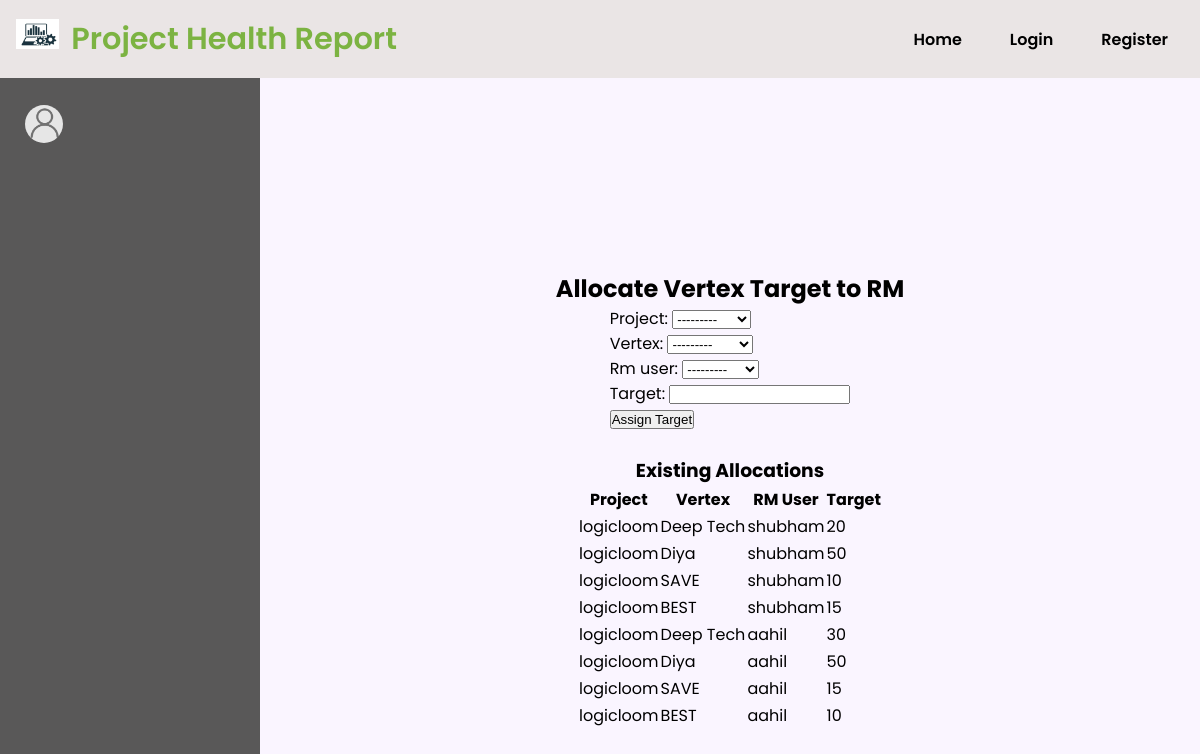
The app's page /allocations/vp-allocates/ with its own data.
### allocation/models.py (models this page shows)
class VpRmAllocation(models.Model):
    project = models.ForeignKey(CreateProject, on_delete=models.CASCADE)
    vertex = models.CharField(max_length=50, choices=VertexAllocation.VERTEX_CHOICES)
    rm_user = models.ForeignKey(settings.AUTH_USER_MODEL, on_delete=models.CASCADE)
    target = models.PositiveIntegerField()
    class Meta:
        unique_together = ('project', 'vertex', 'rm_user')

### projects/models.py (models this page shows)
class CreateProject(models.Model):
    name = models.CharField(max_length=255)
    description = models.TextField(blank=True)
    total_target = models.PositiveIntegerField()
    start_date = models.DateField()
    end_date = models.DateField()
    created_by = models.ForeignKey(settings.AUTH_USER_MODEL, on_delete=models.CASCADE)
    def __str__(self):
        return self.name  # this makes the dropdown show project names

### user_roles/models.py (models this page shows)
class Multiuser(AbstractUser):
    ROLE_CHOICES = [
        ('pmo', 'PMO (Project Management Office)'),
        ('vp', 'VP (Vice President)'),
        ('rm', 'RM (Regional Manager)'),
        ('cm', 'CM (Center Manager)')
    ]
    role = models.CharField(max_length=10, choices=ROLE_CHOICES)
    security_question = models.CharField(max_length=255)
    security_answer = models.CharField(max_length=255)
    def __str__(self):
        return self.username

### allocation/views.py (the view)
# urls.py: path('vp-allocates/', views.vp_allocates_rm, name="n_vp_allocates"),
def vp_allocates_rm(request):
    if request.method == 'POST':
        form = VpRmAllocationForm(request.POST)
        if form.is_valid():
            form.save()
            return redirect('n_vp_allocates')
    else:
        form = VpRmAllocationForm()
    all_allocations  = VpRmAllocation.objects.all()
    has_allocations = all_allocations .exists()
    return render(request, 'vp.html', {
        'vpform': form,
        'region_assign': all_allocations ,
        'has_allocations': has_allocations,
    })

### allocation/forms.py
class VpRmAllocationForm(forms.ModelForm):
    class Meta:
        model = VpRmAllocation
        fields = ['project', 'vertex', 'rm_user', 'target']
    def __init__(self, *args, **kwargs):
        super(VpRmAllocationForm, self).__init__(*args, **kwargs)
        self.fields['rm_user'].queryset = User.objects.filter(role='rm')

### allocation/templates/vp.html (shortened to what this page needs)
{% extends "profile.html" %}
{% load static %}
{% block css %}
    <link rel="stylesheet" type="text/css" href="{% static 'css/vp_rm_center.css' %}">
{% endblock %}
{% block profile_content %}
    <h2>Allocate Vertex Target to RM</h2>
    <form method="post">
        {{ vpform.as_p }}
        <button type="submit">Assign Target</button>
    </form>
    <br>
    <h3>Existing Allocations</h3>
    {% if  has_allocations %}
        <table>
            <thead>
                <tr>
                    <th>Project</th>
                    <th>Vertex</th>
                    <th>RM User</th>
                    <th>Target</th>
                </tr>
            </thead>
            <tbody>
                {% for alloc in region_assign   %}
                <tr>
                    <td>{{ alloc.project.name }}</td>
                    <td>{{ alloc.vertex }}</td>
                    <td>{{ alloc.rm_user }}</td>
                    <td>{{ alloc.target }}</td>
                </tr>
                {% endfor %}
            </tbody>
        </table>
    {% else %}
        <p>No allocations yet.</p>
    {% endif %}
{% endblock %}

### user_roles/templates/profile.html (shortened to what this page needs)
{% extends "home.html" %}
{% load static %}
{% block content %}
    <div class="sidenav">
        <div class='user_data'>
            <img src="{% static 'img/user_icon.png' %}" alt="user-icon" >
        </div><br><br>
	</div>
    <main class='main_class'>
        {% block profile_content %}
        {% endblock %}
    </main>
{% endblock %}

### templates/home.html (shortened to what this page needs)
{% load static %}
<!DOCTYPE html>
<html lang="en">
<head>
  <link rel="stylesheet" href="{% static 'css/home_profile.css' %}">
  {% block css %} {% endblock %}
</head>
<body>
  <header>
    <nav>
      <div class="nav__content">
        <div class="logo">
          <img src="{% static 'img/logo.png' %}" alt="logo">
          <a href="{% url 'n_home' %}">Project Health Report</a>
        </div>
        <ul>
          {% if user.is_authenticated %}
            <li><a href="{% url 'n_home' %}">Home</a></li>
            <li><a href="{% url 'n_profile' %}">Profile</a></li>
            <li><a href="{% url 'n_logout' %}">Log Out</a></li>
          {% else %}
            <li><a href="{% url 'n_home' %}">Home</a></li>
            <li><a href="{% url 'n_login' %}">Login</a></li>
            <li><a href="{% url 'n_register' %}">Register</a></li>
          {% endif %}
        </ul>
      </div>
    </nav>
  </header>
  <main style="margin-top: 40px;">
    {% block content %}
    {% endblock  %}
  </main>
</body>
</html>

### static/css/home_profile.css (style rules this page uses)
:root { --extra-light: #faf5ff; --max-width: 1200px; }
* { padding: 0; margin: 0; box-sizing: border-box; }
a { text-decoration: none; }
body { font-family: "Poppins", sans-serif; background-color: var(--extra-light); }
nav { width: 100%; position: fixed; top: 0; left: 0; background-color: #eae5e5; z-index: 99; }
.nav__content { max-width: var(--max-width); margin: auto; padding: 1rem 1rem; display: flex; align-items: center; justify-content: space-between; }
nav .logo a { font-size: 1.9rem; font-weight: 600; color: #7CB342; transition: 0.3s; cursor: default; }
nav .logo img { height: 1.9rem; margin-right: 0.5rem; }
ul { display: flex; align-items: center; gap: 1rem; list-style: none; }
ul li a { padding: 0.5rem 1rem; font-weight: 600; color: var(--text-dark); transition: 0.3s; }
.sidenav { height:100%; width:260px; position: fixed; z-index:1; top:0; left:0; background-color:#595858; overflow-x: hidden; padding-top:90px; }
.main_class { margin-top: 100px; margin-left: 260px; padding: 20px; width: calc(100% - 260px); box-sizing: border-box; display: flex; justify-content: center; align-items: center; flex-direction: column; min-height: 100vh; }
.user_data { display: flex; align-items: center; gap: 10px; margin-top: 15px; }
.user_data img { width: 38px; height: 38px; object-fit: cover; border-radius: 50%; margin-left: 25px; }

### records on screen
VpRmAllocation: project.name "logicloom", vertex "Deep Tech", rm_user "shubham", target "20"
VpRmAllocation: project.name "logicloom", vertex "Diya", rm_user "shubham", target "50"
VpRmAllocation: project.name "logicloom", vertex "SAVE", rm_user "shubham", target "10"
VpRmAllocation: project.name "logicloom", vertex "BEST", rm_user "shubham", target "15"
VpRmAllocation: project.name "logicloom", vertex "Deep Tech", rm_user "aahil", target "30"
VpRmAllocation: project.name "logicloom", vertex "Diya", rm_user "aahil", target "50"
VpRmAllocation: project.name "logicloom", vertex "SAVE", rm_user "aahil", target "15"
VpRmAllocation: project.name "logicloom", vertex "BEST", rm_user "aahil", target "10"
